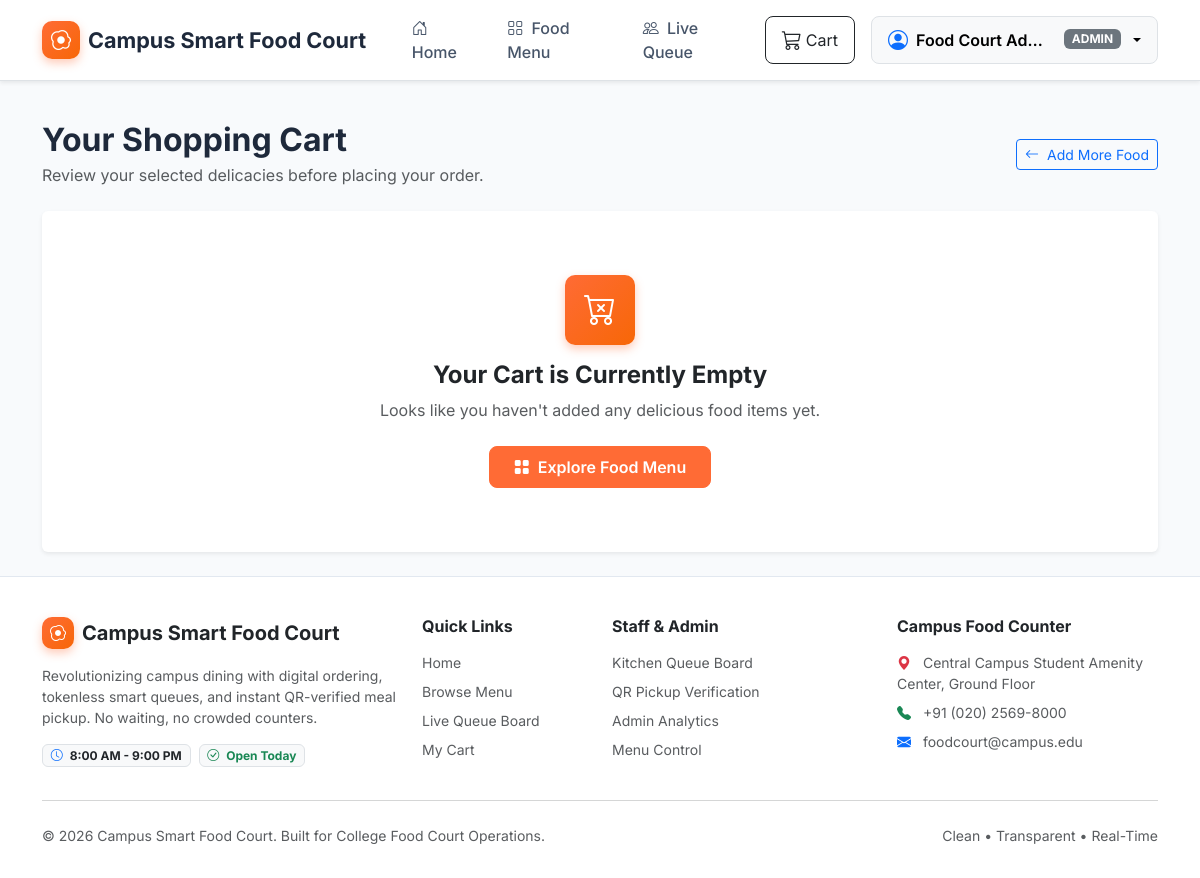
Page /cart (signed in) on the committed database.
### app/models.py (models this page shows, shortened)
class ApplicationSetting(db.Model):
    __tablename__ = 'application_settings'
    id = db.Column(db.Integer, primary_key=True, autoincrement=True)
    key = db.Column(db.String(50), unique=True, nullable=False, index=True)
    value = db.Column(db.String(255), nullable=False)
    description = db.Column(db.String(255), nullable=True)
    @classmethod
    def get_value(cls, key, default=None):
        setting = cls.query.filter_by(key=key).first()
        return setting.value if setting else default

class User(db.Model):
    __tablename__ = 'users'
    id = db.Column(db.Integer, primary_key=True, autoincrement=True)
    username = db.Column(db.String(50), unique=True, nullable=False, index=True)
    email = db.Column(db.String(120), unique=True, nullable=False, index=True)
    password_hash = db.Column(db.String(255), nullable=False)
    full_name = db.Column(db.String(100), nullable=False)
    phone = db.Column(db.String(20), nullable=True)
    role = db.Column(db.String(20), nullable=False, default=UserRole.STUDENT)
    is_active = db.Column(db.Boolean, default=True, nullable=False)
    created_at = db.Column(db.DateTime, default=datetime.utcnow, nullable=False)
    updated_at = db.Column(db.DateTime, default=datetime.utcnow, onupdate=datetime.utcnow, nullable=False)
    orders = db.relationship('Order', back_populates='user', lazy='dynamic')
    @property
    def is_admin(self):
        return self.role == UserRole.ADMIN
    @property
    def is_staff(self):
        return self.role in [UserRole.STAFF, UserRole.ADMIN]

### app/student/routes.py (the view)
@student_bp.route('/cart')
def cart():
    return render_template('cart.html')

### app/templates/cart.html (shortened to what this page needs)
{% extends "base.html" %}
{% block content %}
<div class="container py-4">
    <div class="d-flex justify-content-between align-items-center mb-4">
        <div>
            <h2 class="fw-bold mb-1">Your Shopping Cart</h2>
            <p class="text-muted mb-0">Review your selected delicacies before placing your order.</p>
        </div>
        <a href="{{ url_for('student.menu') }}" class="btn btn-outline-primary btn-sm">
            <i class="bi bi-arrow-left me-1"></i> Add More Food
        </a>
    </div>
    <div id="cart-empty-state" class="card border-0 shadow-sm text-center py-5" style="display: none;">
        <div class="card-body">
            <div class="brand-icon mx-auto mb-3" style="width: 70px; height: 70px; font-size: 2rem;">
                <i class="bi bi-cart-x"></i>
            </div>
            <h4 class="fw-bold">Your Cart is Currently Empty</h4>
            <p class="text-muted">Looks like you haven't added any delicious food items yet.</p>
            <a href="{{ url_for('student.menu') }}" class="btn btn-primary px-4 py-2 mt-2">
                <i class="bi bi-grid-fill me-1"></i> Explore Food Menu
            </a>
        </div>
    </div>
    <div class="row g-4">
    </div>
</div>
{% endblock %}

### app/templates/base.html (shortened to what this page needs)
<!DOCTYPE html>
<html lang="en">
<head>
    <link href="https://cdn.jsdelivr.net/npm/bootstrap@5.3.3/dist/css/bootstrap.min.css" rel="stylesheet">
    <link href="https://cdn.jsdelivr.net/npm/bootstrap-icons@1.11.3/font/bootstrap-icons.min.css" rel="stylesheet">
    <link rel="stylesheet" href="{{ url_for('static', filename='css/style.css') }}">
</head>
<body data-page="{% block page_id %}{% endblock %}">
    <div id="toast-container" class="toast-container position-fixed bottom-0 end-0 p-3" style="z-index: 1090;"></div>
    <nav class="navbar navbar-expand-lg navbar-light bg-white border-bottom sticky-top shadow-sm py-2">
        <div class="container">
            <a class="navbar-brand" href="{{ url_for('student.home') }}">
                <div class="brand-icon">
                    <i class="bi bi-egg-fried"></i>
                </div>
                <span>{{ food_court_name }}</span>
            </a>
            <div class="collapse navbar-collapse" id="navbarContent">
                <ul class="navbar-nav me-auto mb-2 mb-lg-0 ms-lg-3">
                    <li class="nav-item">
                        <a class="nav-link" href="{{ url_for('student.home') }}">
                            <i class="bi bi-house-door me-1"></i> Home
                        </a>
                    </li>
                    <li class="nav-item">
                        <a class="nav-link" href="{{ url_for('student.menu') }}">
                            <i class="bi bi-grid me-1"></i> Food Menu
                        </a>
                    </li>
                    <li class="nav-item">
                        <a class="nav-link" href="{{ url_for('student.live_queue') }}">
                            <i class="bi bi-people me-1"></i> Live Queue
                        </a>
                    </li>
                </ul>
                <div class="d-flex align-items-center gap-2">
                    <a href="{{ url_for('student.cart') }}" class="btn btn-outline-dark position-relative d-flex align-items-center px-3 py-2 rounded-3 me-2">
                        <i class="bi bi-cart3 fs-5 me-1"></i>
                        <span>Cart</span>
                    </a>
                    {% if current_user %}
                        <div class="dropdown">
                            <button class="btn btn-light dropdown-toggle border d-flex align-items-center gap-2 px-3 py-2 rounded-3" type="button" data-bs-toggle="dropdown" aria-expanded="false">
                                <i class="bi bi-person-circle fs-5 text-primary"></i>
                                <span class="fw-semibold text-truncate" style="max-width: 140px;">{{ current_user.full_name }}</span>
                                <span class="badge bg-secondary text-uppercase small">{{ current_user.role }}</span>
                            </button>
                        </div>
                    {% endif %}
                </div>
            </div>
        </div>
    </nav>
    <main>
        {% block content %}{% endblock %}
    </main>
    <footer>
        <div class="container">
            <div class="row g-4 mb-4">
                <div class="col-lg-4 col-md-6">
                    <div class="d-flex align-items-center gap-2 mb-3">
                        <div class="brand-icon" style="width: 32px; height: 32px; font-size: 1rem;">
                            <i class="bi bi-egg-fried"></i>
                        </div>
                        <h5 class="fw-bold mb-0 text-dark">{{ food_court_name }}</h5>
                    </div>
                    <p class="small text-muted mb-3">
                        Revolutionizing campus dining with digital ordering, tokenless smart queues, and instant QR-verified meal pickup. No waiting, no crowded counters.
                    </p>
                    <div class="d-flex gap-2">
                        <span class="badge bg-light text-dark border"><i class="bi bi-clock me-1 text-primary"></i> 8:00 AM - 9:00 PM</span>
                        <span class="badge bg-light text-success border"><i class="bi bi-check-circle me-1"></i> Open Today</span>
                    </div>
                </div>
                <div class="col-lg-2 col-md-6">
                    <h6 class="fw-bold text-dark mb-3">Quick Links</h6>
                    <ul class="list-unstyled small">
                        <li class="mb-2"><a href="{{ url_for('student.home') }}" class="text-decoration-none text-muted">Home</a></li>
                        <li class="mb-2"><a href="{{ url_for('student.menu') }}" class="text-decoration-none text-muted">Browse Menu</a></li>
                        <li class="mb-2"><a href="{{ url_for('student.live_queue') }}" class="text-decoration-none text-muted">Live Queue Board</a></li>
                        <li class="mb-2"><a href="{{ url_for('student.cart') }}" class="text-decoration-none text-muted">My Cart</a></li>
                    </ul>
                </div>
                <div class="col-lg-3 col-md-6">
                    <h6 class="fw-bold text-dark mb-3">Staff & Admin</h6>
                    <ul class="list-unstyled small">
                        <li class="mb-2"><a href="{{ url_for('staff.dashboard') }}" class="text-decoration-none text-muted">Kitchen Queue Board</a></li>
                        <li class="mb-2"><a href="{{ url_for('staff.verify_pickup') }}" class="text-decoration-none text-muted">QR Pickup Verification</a></li>
                        <li class="mb-2"><a href="{{ url_for('admin.dashboard') }}" class="text-decoration-none text-muted">Admin Analytics</a></li>
                        <li class="mb-2"><a href="{{ url_for('admin.menu_management') }}" class="text-decoration-none text-muted">Menu Control</a></li>
                    </ul>
                </div>
                <div class="col-lg-3 col-md-6">
                    <h6 class="fw-bold text-dark mb-3">Campus Food Counter</h6>
                    <p class="small text-muted mb-2">
                        <i class="bi bi-geo-alt-fill text-danger me-2"></i> Central Campus Student Amenity Center, Ground Floor
                    </p>
                    <p class="small text-muted mb-2">
                        <i class="bi bi-telephone-fill text-success me-2"></i> +91 (020) 2569-8000
                    </p>
                    <p class="small text-muted mb-0">
                        <i class="bi bi-envelope-fill text-primary me-2"></i> foodcourt@campus.edu
                    </p>
                </div>
            </div>
            <hr class="text-muted opacity-25">
            <div class="d-flex flex-column flex-sm-row justify-content-between align-items-center py-2">
                <p class="small text-muted mb-0">&copy; 2026 {{ food_court_name }}. Built for College Food Court Operations.</p>
                <div class="small text-muted">
                    <span>Clean &bull; Transparent &bull; Real-Time</span>
                </div>
            </div>
        </div>
    </footer>
</body>
</html>

### app/static/css/style.css (style rules this page uses)
:root { --primary-orange: #ff6b35; --primary-orange-hover: #e8590c; --primary-orange-light: #fff4e6; --primary-green: #15803d; --primary-green-hover: #166534; --primary-green-light: #dcfce7; --accent-yellow: #f59f00; --dark-slate: #1e293b; --text-muted: #64748b; --bg-light: #f8fafc; --card-shadow: 0 10px 25px -5px rgba(0, 0, 0, 0.05), 0 8px 10px -6px rgba(0, 0, 0, 0.05); --card-shadow-hover: 0 20px 25px -5px rgba(0, 0, 0, 0.1), 0 10px 10px -5px rgba(0, 0, 0, 0.04); }
body { font-family: 'Inter', system-ui, -apple-system, BlinkMacSystemFont, 'Segoe UI', Roboto, sans-serif; background-color: var(--bg-light); color: var(--dark-slate); min-height: 100vh; display: flex; flex-direction: column; }
main { flex: 1 0 auto; }
.navbar-brand { font-weight: 700; font-size: 1.35rem; color: var(--dark-slate) !important; display: flex; align-items: center; gap: 0.5rem; }
.brand-icon { width: 38px; height: 38px; border-radius: 10px; background: linear-gradient(135deg, var(--primary-orange), #f76707); color: white; display: flex; align-items: center; justify-content: center; font-size: 1.25rem; box-shadow: 0 4px 10px rgba(255, 107, 53, 0.35); }
.nav-link { font-weight: 500; color: #475569 !important; padding: 0.5rem 0.85rem !important; border-radius: 8px; transition: all 0.2s ease; }
.btn-primary { background-color: var(--primary-orange); border-color: var(--primary-orange); font-weight: 600; padding: 0.55rem 1.25rem; border-radius: 8px; transition: all 0.2s ease; }
footer { background-color: white; border-top: 1px solid #e2e8f0; padding: 2.5rem 0 1.5rem 0; color: #64748b; margin-top: auto; }

### rows in the picture
ApplicationSetting: value "Campus Smart Food Court"
User: full_name "Food Court Ad…", role "ADMIN"
